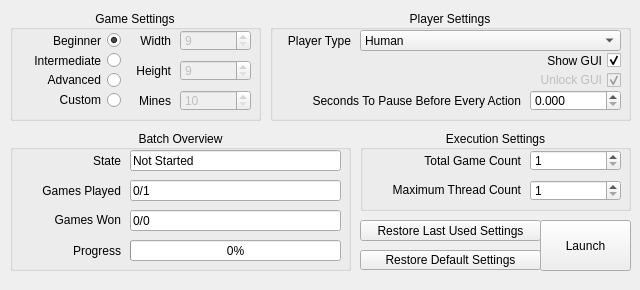
<?xml version="1.0" encoding="UTF-8"?>
<ui version="4.0">
 <class>SweeperControlWindow</class>
 <widget class="QMainWindow" name="SweeperControlWindow">
  <property name="geometry">
   <rect>
    <x>0</x>
    <y>0</y>
    <width>640</width>
    <height>290</height>
   </rect>
  </property>
  <property name="sizePolicy">
   <sizepolicy hsizetype="Fixed" vsizetype="Fixed">
    <horstretch>0</horstretch>
    <verstretch>0</verstretch>
   </sizepolicy>
  </property>
  <property name="minimumSize">
   <size>
    <width>640</width>
    <height>290</height>
   </size>
  </property>
  <property name="maximumSize">
   <size>
    <width>640</width>
    <height>290</height>
   </size>
  </property>
  <property name="windowTitle">
   <string>AI Sweeper Controller</string>
  </property>
  <widget class="QWidget" name="centralWidget">
   <widget class="QPushButton" name="batchButton">
    <property name="geometry">
     <rect>
      <x>540</x>
      <y>220</y>
      <width>91</width>
      <height>51</height>
     </rect>
    </property>
    <property name="autoFillBackground">
     <bool>false</bool>
    </property>
    <property name="text">
     <string>Launch</string>
    </property>
   </widget>
   <widget class="QPushButton" name="restoreDefaultSettingsButton">
    <property name="geometry">
     <rect>
      <x>360</x>
      <y>250</y>
      <width>181</width>
      <height>20</height>
     </rect>
    </property>
    <property name="text">
     <string>Restore Default Settings</string>
    </property>
   </widget>
   <widget class="QPushButton" name="restoreLastUsedSettingsButton">
    <property name="geometry">
     <rect>
      <x>360</x>
      <y>220</y>
      <width>181</width>
      <height>21</height>
     </rect>
    </property>
    <property name="text">
     <string>Restore Last Used Settings</string>
    </property>
   </widget>
   <widget class="QGroupBox" name="executionSettingsGroupBox">
    <property name="geometry">
     <rect>
      <x>360</x>
      <y>130</y>
      <width>271</width>
      <height>81</height>
     </rect>
    </property>
    <property name="title">
     <string>Execution Settings</string>
    </property>
    <property name="alignment">
     <set>Qt::AlignCenter</set>
    </property>
    <property name="flat">
     <bool>false</bool>
    </property>
    <widget class="QLabel" name="gameCountLabel">
     <property name="geometry">
      <rect>
       <x>40</x>
       <y>20</y>
       <width>121</width>
       <height>21</height>
      </rect>
     </property>
     <property name="layoutDirection">
      <enum>Qt::LeftToRight</enum>
     </property>
     <property name="text">
      <string>Total Game Count</string>
     </property>
     <property name="alignment">
      <set>Qt::AlignRight|Qt::AlignTrailing|Qt::AlignVCenter</set>
     </property>
    </widget>
    <widget class="QLabel" name="maxThreadCountLabel">
     <property name="geometry">
      <rect>
       <x>10</x>
       <y>50</y>
       <width>151</width>
       <height>20</height>
      </rect>
     </property>
     <property name="text">
      <string>Maximum Thread Count</string>
     </property>
     <property name="alignment">
      <set>Qt::AlignRight|Qt::AlignTrailing|Qt::AlignVCenter</set>
     </property>
    </widget>
    <widget class="QSpinBox" name="gameCountSpinBox">
     <property name="geometry">
      <rect>
       <x>170</x>
       <y>20</y>
       <width>91</width>
       <height>21</height>
      </rect>
     </property>
     <property name="minimum">
      <number>1</number>
     </property>
     <property name="maximum">
      <number>1048576</number>
     </property>
     <property name="value">
      <number>1</number>
     </property>
    </widget>
    <widget class="QSpinBox" name="maxThreadCountSpinBox">
     <property name="geometry">
      <rect>
       <x>170</x>
       <y>50</y>
       <width>91</width>
       <height>21</height>
      </rect>
     </property>
     <property name="minimum">
      <number>1</number>
     </property>
     <property name="maximum">
      <number>1048576</number>
     </property>
     <property name="value">
      <number>1</number>
     </property>
    </widget>
   </widget>
   <widget class="QGroupBox" name="gameSettingsGroupBox">
    <property name="geometry">
     <rect>
      <x>10</x>
      <y>10</y>
      <width>251</width>
      <height>111</height>
     </rect>
    </property>
    <property name="title">
     <string>Game Settings</string>
    </property>
    <property name="alignment">
     <set>Qt::AlignCenter</set>
    </property>
    <widget class="QRadioButton" name="beginnerRadioButton">
     <property name="geometry">
      <rect>
       <x>10</x>
       <y>20</y>
       <width>101</width>
       <height>21</height>
      </rect>
     </property>
     <property name="layoutDirection">
      <enum>Qt::RightToLeft</enum>
     </property>
     <property name="text">
      <string>Beginner</string>
     </property>
     <property name="checked">
      <bool>true</bool>
     </property>
     <property name="autoExclusive">
      <bool>false</bool>
     </property>
    </widget>
    <widget class="QRadioButton" name="intermediateRadioButton">
     <property name="geometry">
      <rect>
       <x>10</x>
       <y>40</y>
       <width>101</width>
       <height>21</height>
      </rect>
     </property>
     <property name="layoutDirection">
      <enum>Qt::RightToLeft</enum>
     </property>
     <property name="text">
      <string>Intermediate</string>
     </property>
     <property name="autoExclusive">
      <bool>false</bool>
     </property>
    </widget>
    <widget class="QRadioButton" name="advancedRadioButton">
     <property name="geometry">
      <rect>
       <x>10</x>
       <y>60</y>
       <width>101</width>
       <height>20</height>
      </rect>
     </property>
     <property name="layoutDirection">
      <enum>Qt::RightToLeft</enum>
     </property>
     <property name="text">
      <string>Advanced</string>
     </property>
     <property name="autoExclusive">
      <bool>false</bool>
     </property>
    </widget>
    <widget class="QRadioButton" name="customRadioButton">
     <property name="geometry">
      <rect>
       <x>10</x>
       <y>80</y>
       <width>101</width>
       <height>20</height>
      </rect>
     </property>
     <property name="layoutDirection">
      <enum>Qt::RightToLeft</enum>
     </property>
     <property name="text">
      <string>Custom</string>
     </property>
     <property name="autoExclusive">
      <bool>false</bool>
     </property>
    </widget>
    <widget class="QLabel" name="minesLabel">
     <property name="geometry">
      <rect>
       <x>120</x>
       <y>80</y>
       <width>41</width>
       <height>21</height>
      </rect>
     </property>
     <property name="text">
      <string>Mines</string>
     </property>
     <property name="alignment">
      <set>Qt::AlignRight|Qt::AlignTrailing|Qt::AlignVCenter</set>
     </property>
    </widget>
    <widget class="QLabel" name="widthLabel">
     <property name="geometry">
      <rect>
       <x>120</x>
       <y>20</y>
       <width>41</width>
       <height>21</height>
      </rect>
     </property>
     <property name="text">
      <string>Width</string>
     </property>
     <property name="alignment">
      <set>Qt::AlignRight|Qt::AlignTrailing|Qt::AlignVCenter</set>
     </property>
    </widget>
    <widget class="QLabel" name="heightLabel">
     <property name="geometry">
      <rect>
       <x>120</x>
       <y>50</y>
       <width>41</width>
       <height>21</height>
      </rect>
     </property>
     <property name="text">
      <string>Height</string>
     </property>
     <property name="alignment">
      <set>Qt::AlignRight|Qt::AlignTrailing|Qt::AlignVCenter</set>
     </property>
    </widget>
    <widget class="QSpinBox" name="minesSpinBox">
     <property name="enabled">
      <bool>false</bool>
     </property>
     <property name="geometry">
      <rect>
       <x>170</x>
       <y>80</y>
       <width>71</width>
       <height>21</height>
      </rect>
     </property>
     <property name="readOnly">
      <bool>false</bool>
     </property>
     <property name="minimum">
      <number>10</number>
     </property>
     <property name="maximum">
      <number>668</number>
     </property>
     <property name="value">
      <number>10</number>
     </property>
    </widget>
    <widget class="QSpinBox" name="widthSpinBox">
     <property name="enabled">
      <bool>false</bool>
     </property>
     <property name="geometry">
      <rect>
       <x>170</x>
       <y>20</y>
       <width>71</width>
       <height>21</height>
      </rect>
     </property>
     <property name="readOnly">
      <bool>false</bool>
     </property>
     <property name="minimum">
      <number>9</number>
     </property>
     <property name="maximum">
      <number>30</number>
     </property>
    </widget>
    <widget class="QSpinBox" name="heightSpinBox">
     <property name="enabled">
      <bool>false</bool>
     </property>
     <property name="geometry">
      <rect>
       <x>170</x>
       <y>50</y>
       <width>71</width>
       <height>21</height>
      </rect>
     </property>
     <property name="readOnly">
      <bool>false</bool>
     </property>
     <property name="minimum">
      <number>9</number>
     </property>
     <property name="maximum">
      <number>24</number>
     </property>
    </widget>
   </widget>
   <widget class="QGroupBox" name="playerSettingsGroupBox">
    <property name="geometry">
     <rect>
      <x>270</x>
      <y>10</y>
      <width>361</width>
      <height>111</height>
     </rect>
    </property>
    <property name="title">
     <string>Player Settings</string>
    </property>
    <property name="alignment">
     <set>Qt::AlignCenter</set>
    </property>
    <widget class="QLabel" name="playerTypeLabel">
     <property name="geometry">
      <rect>
       <x>10</x>
       <y>20</y>
       <width>71</width>
       <height>21</height>
      </rect>
     </property>
     <property name="text">
      <string>Player Type</string>
     </property>
     <property name="alignment">
      <set>Qt::AlignRight|Qt::AlignTrailing|Qt::AlignVCenter</set>
     </property>
    </widget>
    <widget class="QComboBox" name="playerTypeComboBox">
     <property name="geometry">
      <rect>
       <x>90</x>
       <y>20</y>
       <width>261</width>
       <height>21</height>
      </rect>
     </property>
     <item>
      <property name="text">
       <string>Human</string>
      </property>
     </item>
     <item>
      <property name="text">
       <string>Random Action AI</string>
      </property>
     </item>
     <item>
      <property name="text">
       <string>Probability Based AI</string>
      </property>
     </item>
     <item>
      <property name="text">
       <string>Machine Learning AI</string>
      </property>
     </item>
    </widget>
    <widget class="QLabel" name="pausePerActionLabel">
     <property name="enabled">
      <bool>true</bool>
     </property>
     <property name="geometry">
      <rect>
       <x>10</x>
       <y>80</y>
       <width>241</width>
       <height>21</height>
      </rect>
     </property>
     <property name="text">
      <string>Seconds To Pause Before Every Action</string>
     </property>
     <property name="alignment">
      <set>Qt::AlignRight|Qt::AlignTrailing|Qt::AlignVCenter</set>
     </property>
    </widget>
    <widget class="QCheckBox" name="unlockGuiCheckBox">
     <property name="enabled">
      <bool>false</bool>
     </property>
     <property name="geometry">
      <rect>
       <x>250</x>
       <y>60</y>
       <width>101</width>
       <height>20</height>
      </rect>
     </property>
     <property name="layoutDirection">
      <enum>Qt::RightToLeft</enum>
     </property>
     <property name="text">
      <string>Unlock GUI</string>
     </property>
     <property name="checkable">
      <bool>true</bool>
     </property>
     <property name="checked">
      <bool>true</bool>
     </property>
    </widget>
    <widget class="QCheckBox" name="showGuiCheckBox">
     <property name="geometry">
      <rect>
       <x>250</x>
       <y>40</y>
       <width>101</width>
       <height>21</height>
      </rect>
     </property>
     <property name="layoutDirection">
      <enum>Qt::RightToLeft</enum>
     </property>
     <property name="text">
      <string>Show GUI</string>
     </property>
     <property name="checked">
      <bool>true</bool>
     </property>
    </widget>
    <widget class="QDoubleSpinBox" name="pausePerActionSpinBox">
     <property name="enabled">
      <bool>true</bool>
     </property>
     <property name="geometry">
      <rect>
       <x>260</x>
       <y>80</y>
       <width>91</width>
       <height>21</height>
      </rect>
     </property>
     <property name="decimals">
      <number>3</number>
     </property>
     <property name="maximum">
      <double>65536.000000000000000</double>
     </property>
     <property name="value">
      <double>0.000000000000000</double>
     </property>
    </widget>
   </widget>
   <widget class="QGroupBox" name="batchOverviewGroupBox">
    <property name="enabled">
     <bool>true</bool>
    </property>
    <property name="geometry">
     <rect>
      <x>10</x>
      <y>130</y>
      <width>341</width>
      <height>141</height>
     </rect>
    </property>
    <property name="layoutDirection">
     <enum>Qt::LeftToRight</enum>
    </property>
    <property name="title">
     <string>Batch Overview</string>
    </property>
    <property name="alignment">
     <set>Qt::AlignCenter</set>
    </property>
    <widget class="QLabel" name="batchProgessLabel">
     <property name="enabled">
      <bool>true</bool>
     </property>
     <property name="geometry">
      <rect>
       <x>10</x>
       <y>110</y>
       <width>101</width>
       <height>21</height>
      </rect>
     </property>
     <property name="text">
      <string>Progress</string>
     </property>
     <property name="alignment">
      <set>Qt::AlignRight|Qt::AlignTrailing|Qt::AlignVCenter</set>
     </property>
    </widget>
    <widget class="QLabel" name="batchGamesWonLabel">
     <property name="enabled">
      <bool>true</bool>
     </property>
     <property name="geometry">
      <rect>
       <x>10</x>
       <y>80</y>
       <width>101</width>
       <height>20</height>
      </rect>
     </property>
     <property name="text">
      <string>Games Won</string>
     </property>
     <property name="alignment">
      <set>Qt::AlignRight|Qt::AlignTrailing|Qt::AlignVCenter</set>
     </property>
    </widget>
    <widget class="QLabel" name="batchStateLabel">
     <property name="enabled">
      <bool>true</bool>
     </property>
     <property name="geometry">
      <rect>
       <x>10</x>
       <y>20</y>
       <width>101</width>
       <height>21</height>
      </rect>
     </property>
     <property name="text">
      <string>State</string>
     </property>
     <property name="alignment">
      <set>Qt::AlignRight|Qt::AlignTrailing|Qt::AlignVCenter</set>
     </property>
    </widget>
    <widget class="QLineEdit" name="batchGamesWonLineEdit">
     <property name="enabled">
      <bool>true</bool>
     </property>
     <property name="geometry">
      <rect>
       <x>120</x>
       <y>80</y>
       <width>211</width>
       <height>21</height>
      </rect>
     </property>
     <property name="text">
      <string>0/0</string>
     </property>
     <property name="readOnly">
      <bool>true</bool>
     </property>
    </widget>
    <widget class="QLineEdit" name="batchStateLineEdit">
     <property name="enabled">
      <bool>true</bool>
     </property>
     <property name="geometry">
      <rect>
       <x>120</x>
       <y>20</y>
       <width>211</width>
       <height>21</height>
      </rect>
     </property>
     <property name="text">
      <string>Not Started</string>
     </property>
     <property name="readOnly">
      <bool>true</bool>
     </property>
    </widget>
    <widget class="QLabel" name="batchGamesPlayedLabel">
     <property name="enabled">
      <bool>true</bool>
     </property>
     <property name="geometry">
      <rect>
       <x>10</x>
       <y>50</y>
       <width>101</width>
       <height>21</height>
      </rect>
     </property>
     <property name="text">
      <string>Games Played</string>
     </property>
     <property name="alignment">
      <set>Qt::AlignRight|Qt::AlignTrailing|Qt::AlignVCenter</set>
     </property>
    </widget>
    <widget class="QProgressBar" name="batchProgressBar">
     <property name="enabled">
      <bool>true</bool>
     </property>
     <property name="geometry">
      <rect>
       <x>120</x>
       <y>110</y>
       <width>211</width>
       <height>21</height>
      </rect>
     </property>
     <property name="maximum">
      <number>1</number>
     </property>
     <property name="value">
      <number>0</number>
     </property>
     <property name="textDirection">
      <enum>QProgressBar::TopToBottom</enum>
     </property>
    </widget>
    <widget class="QLineEdit" name="batchGamesPlayedLineEdit">
     <property name="enabled">
      <bool>true</bool>
     </property>
     <property name="geometry">
      <rect>
       <x>120</x>
       <y>50</y>
       <width>211</width>
       <height>21</height>
      </rect>
     </property>
     <property name="text">
      <string>0/1</string>
     </property>
     <property name="readOnly">
      <bool>true</bool>
     </property>
    </widget>
   </widget>
  </widget>
 </widget>
 <resources/>
 <connections/>
</ui>
